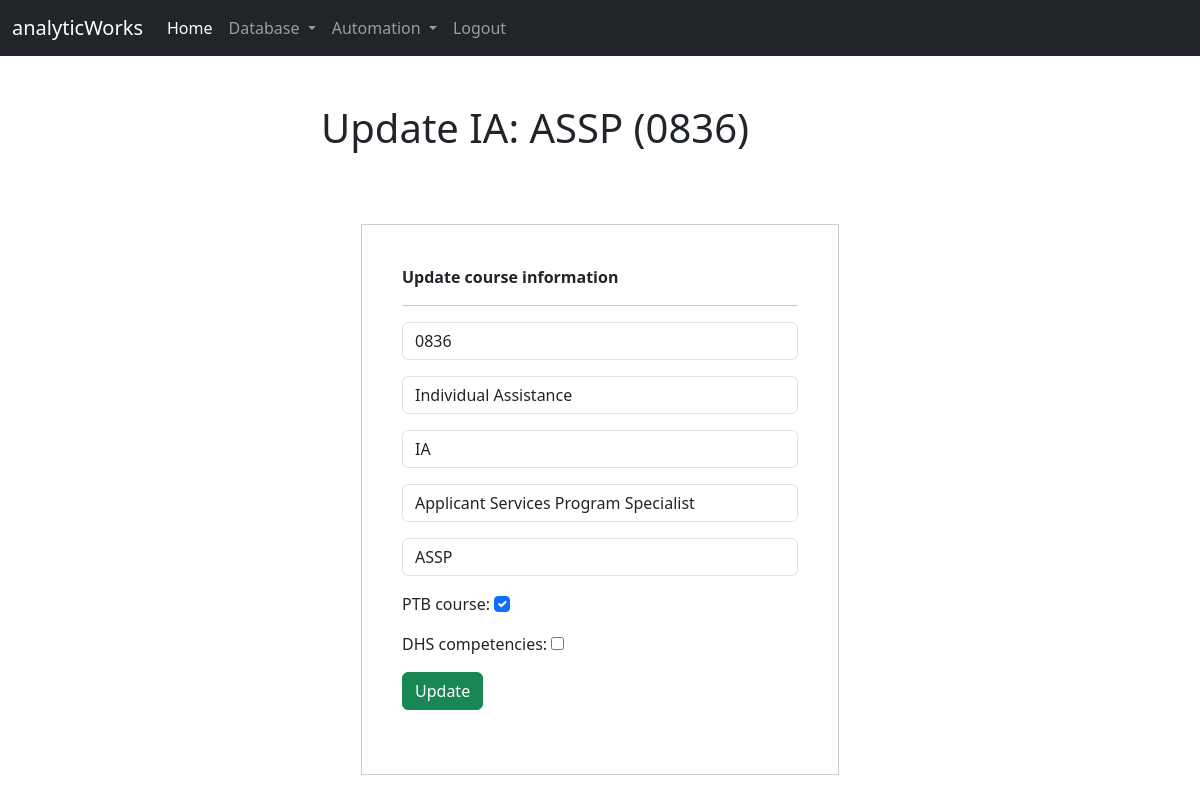
The page /db/edit/1 (signed in) on the database its author committed.
### CourseInfo/models.py (models this page shows)
class Course(models.Model):
    code = models.CharField( max_length = 1000)
    cadre = models.CharField(max_length = 1000)
    cadre_acronym = models.CharField(max_length = 10, default = "")
    position = models.CharField(max_length = 1000, default = "")
    position_acronym = models.CharField(max_length = 1000)
    ptb_course = models.BooleanField(default = True)
    dhs_comp = models.BooleanField(default = False)
    def __str__(self):
        return f'{self.cadre_acronym}: {self.position_acronym} ({self.code})'

### CourseInfo/views.py (the view)
# urls.py: path('db/edit/<int:pk>', views.edit_course, name = 'edit_course'),
def edit_course(request, pk):
    if request.user.is_authenticated:
        course_info = Course.objects.get(pk = pk)
        form = CreateCourse(request.POST or None, instance = course_info)
        if form.is_valid():
            form.save()
            messages.success(request, ("Course updated"))
            return redirect('db_home')
        return render(request, 'db/edit_course.html', {'form': form, 'course': course_info})
    else:
        messages.success(request, ("You must be logged in"))
    return redirect('home')

### CourseInfo/forms.py
class CreateCourse(forms.ModelForm):
    class Meta:
        model = Course
        fields = '__all__'
        labels = {
            "code": "",
            "cadre": "",
            "cadre_acronym": "",
            "position": "",
            "position_acronym": "",
            "ptb_course": "PTB course",
            "dhs_comp": "DHS competencies"
        }
        widgets = {
            'code': forms.TextInput(attrs={'class': 'form-control', 'placeholder': "Course code (e.g., 7111 or 0823)"}),
            'cadre': forms.TextInput(attrs={'class': 'form-control', 'placeholder': "Cadre (e.g., Public Assistance)"}),
            'cadre_acronym': forms.TextInput(attrs={'class': 'form-control', 'placeholder': "Cadre Acronym (e.g., PA)"}),
            'position': forms.TextInput(attrs={'class': 'form-control',  'placeholder': "Position or Course Title (e.g., Manager, Task Force Lead)"}),
            'position_acronym': forms.TextInput(attrs={'class': 'form-control', 'placeholder': "Position or Course Title Acronym (e.g., MGR, TFL)"}),
            'ptb_course' : forms.CheckboxInput(attrs={'class': 'form-check-input', 'input_type': 'checkbox'}),
        }

### CourseInfo/templates/db/edit_course.html (shortened to what this page needs)
{% extends 'base.html' %}
{% block content %}
    <div class= "col-md-6 offset-md-3">
        <br><br>
        <h1>Update {{ course }}</h1>
        <br>
        {% if user.is_authenticated %}
        <div style="padding:40px;margin:40px;border:1px solid #ccc">
            <div class="form-group">
                <p><b>Update course information</b></p>
                <hr>
                <form method="post" enctype="multipart/form-data">
                {{ form.as_p }}
                <button type="submit" class = 'btn btn-success'>Update</button>
                </form>
            </div>
            <br>
        </div>
    </div>
    {% endif %}
{% endblock %}

### rows shown on the page
Course: cadre_acronym+position_acronym+code "IA: ASSP (0836)", code "0836", cadre "Individual Assistance", cadre_acronym "IA", position "Applicant Services Program Specialist", position_acronym "ASSP", ptb_course "☑"
